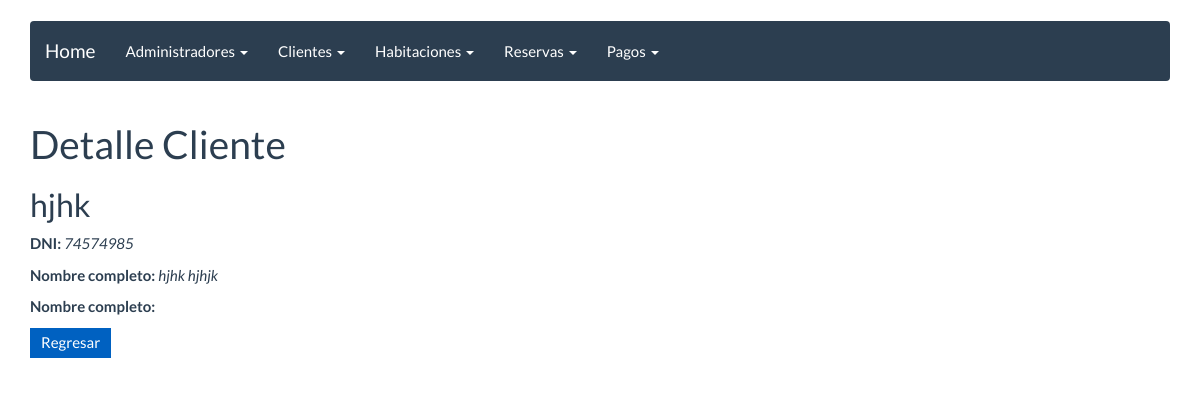
Before: /cliente/1 with the older database file.
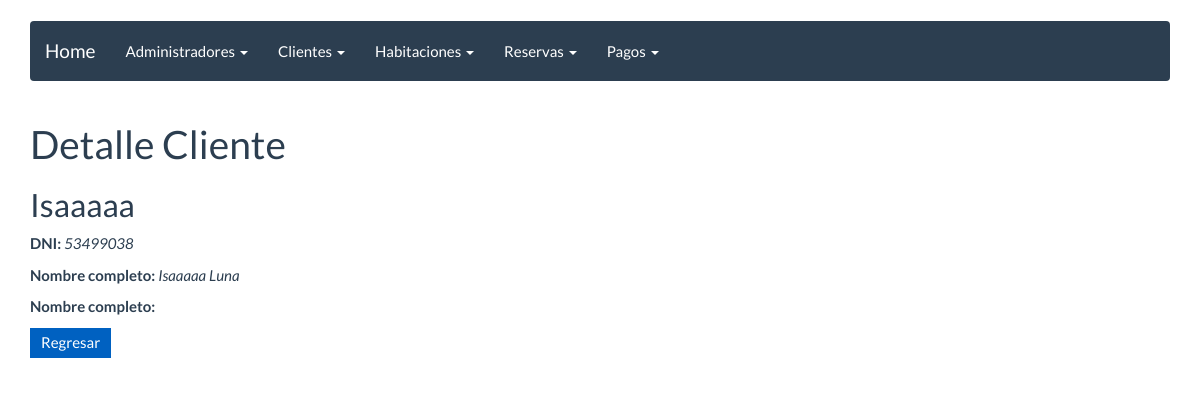
After: the same page with the newer database file.
### reservar/models.py (models this page shows, shortened)
class Cliente(models.Model):
    dni_cliente=models.CharField(max_length=8)
    nombre_cliente = models.CharField(max_length=50)
    apellidos_cliente = models.CharField(max_length=50)
    email=models.EmailField()

### reservar/views.py (the view)
# urls.py: url(r'^cliente/(?P<pk>\d+)$', ClienteDetail.as_view(), name='cliente_detail'),
class ClienteDetail(DetailView):
    model = Cliente
    template_name = "cliente_detail.html"

### templates/cliente_detail.html (shortened to what this page needs)
{% extends 'base.html' %}
{% block content %}
<h1>Detalle Cliente</h1>
<h2>{{ cliente.nombre_cliente }}</h2>
<p><strong>DNI:</strong> <i>{{ cliente.dni_cliente }}</i></p>
<p><strong>Nombre completo:</strong> <i>{{ cliente.nombre_cliente }} {{ cliente.apellidos_cliente }}</i></p>
<p><strong>Nombre completo:</strong> </p>
<p>
    <a href="{% url 'cliente_listar' %}"><button>Regresar</button></a>
</p>
{% endblock%}

Changed rows visible on the page:
changed Cliente: nombre_cliente "hjhk" → "Isaaaaa"; dni_cliente "74574985" → "53499038"; apellidos_cliente "hjhjk" → "Luna"
